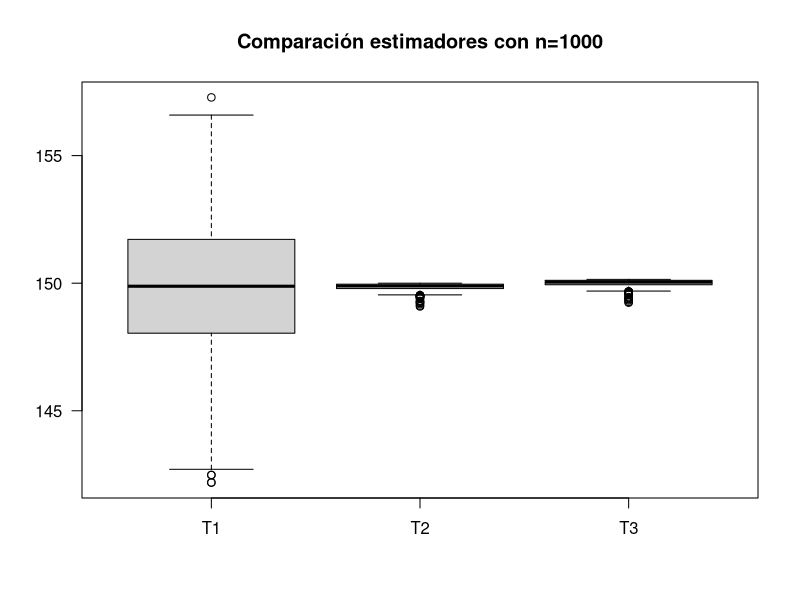

This figure's R source:
## ---- chunk 1
knitr::opts_chunk$set(echo = TRUE)
## ---- chunk 2
prop.test(100,1000)$conf.int

## ---- chunk 3
prop.test(150,1500)$conf.int
## ---- chunk 4
n=1000
x1=sample(c(1,0),n,replace=TRUE)
x2=sample(c(1,0),n,replace=TRUE)
t.test(x1, x2, paired = TRUE, conf.level =0.95)$conf.int


## ---- chunk 5
library(ggplot2)
n=1000                                  
m=500*n                                  
Y=matrix(runif(m, min=0, max=150), ncol=n) 
Mx=apply(Y,1,mean)                        
Max=apply(Y,1,max)                        
T1=2*Mx                                   
T2=Max                                    
T3=((n+1)/n)*T2                           
T123=data.frame(T1,T2,T3)                 

boxplot(T123, las=1, main="Comparación estimadores con n=1000")  
## ---- chunk 6
n1=5
n2=5
d1=sample(0:1,n1, replace = TRUE)   
d2=sample(0:1,n2, replace = TRUE) 
prop.test(c(d1[2], d2[2]),c(sum(d1), sum(d2)) )

n1=15
n2=15
d1=sample(0:1,n1, replace = TRUE)   
d2=sample(0:1,n2, replace = TRUE) 
prop.test(c(d1[2], d2[2]),c(sum(d1), sum(d2)) )

n1=20
n2=20
d1=sample(0:1,n1, replace = TRUE)   
d2=sample(0:1,n2, replace = TRUE) 
prop.test(c(d1[2], d2[2]),c(sum(d1), sum(d2)) )

n1=30
n2=30
d1=sample(0:1,n1, replace = TRUE)   
d2=sample(0:1,n2, replace = TRUE) 
prop.test(c(d1[2], d2[2]),c(sum(d1), sum(d2)) )

n1=50
n2=50
d1=sample(0:1,n1, replace = TRUE)   
d2=sample(0:1,n2, replace = TRUE) 
prop.test(c(d1[2], d2[2]),c(sum(d1), sum(d2)) )

n1=60
n2=60
d1=sample(0:1,n1, replace = TRUE)   
d2=sample(0:1,n2, replace = TRUE) 
prop.test(c(d1[2], d2[2]),c(sum(d1), sum(d2)) )

n1=100
n2=100
d1=sample(0:1,n1, replace = TRUE)   
d2=sample(0:1,n2, replace = TRUE) 
prop.test(c(d1[2], d2[2]),c(sum(d1), sum(d2)) )

n1=200
n2=200
d1=sample(0:1,n1, replace = TRUE)   
d2=sample(0:1,n2, replace = TRUE) 
prop.test(c(d1[2], d2[2]),c(sum(d1), sum(d2)) )

n1=500
n2=500
d1=sample(0:1,n1, replace = TRUE)   
d2=sample(0:1,n2, replace = TRUE) 
prop.test(c(d1[2], d2[2]),c(sum(d1), sum(d2)) )
## ---- chunk 7
set.seed(123)
planta<-rbinom(1000,1,0.1)
table(planta)

set.seed(123)
planta<-rbinom(1000,1,0.15)
table(planta)


